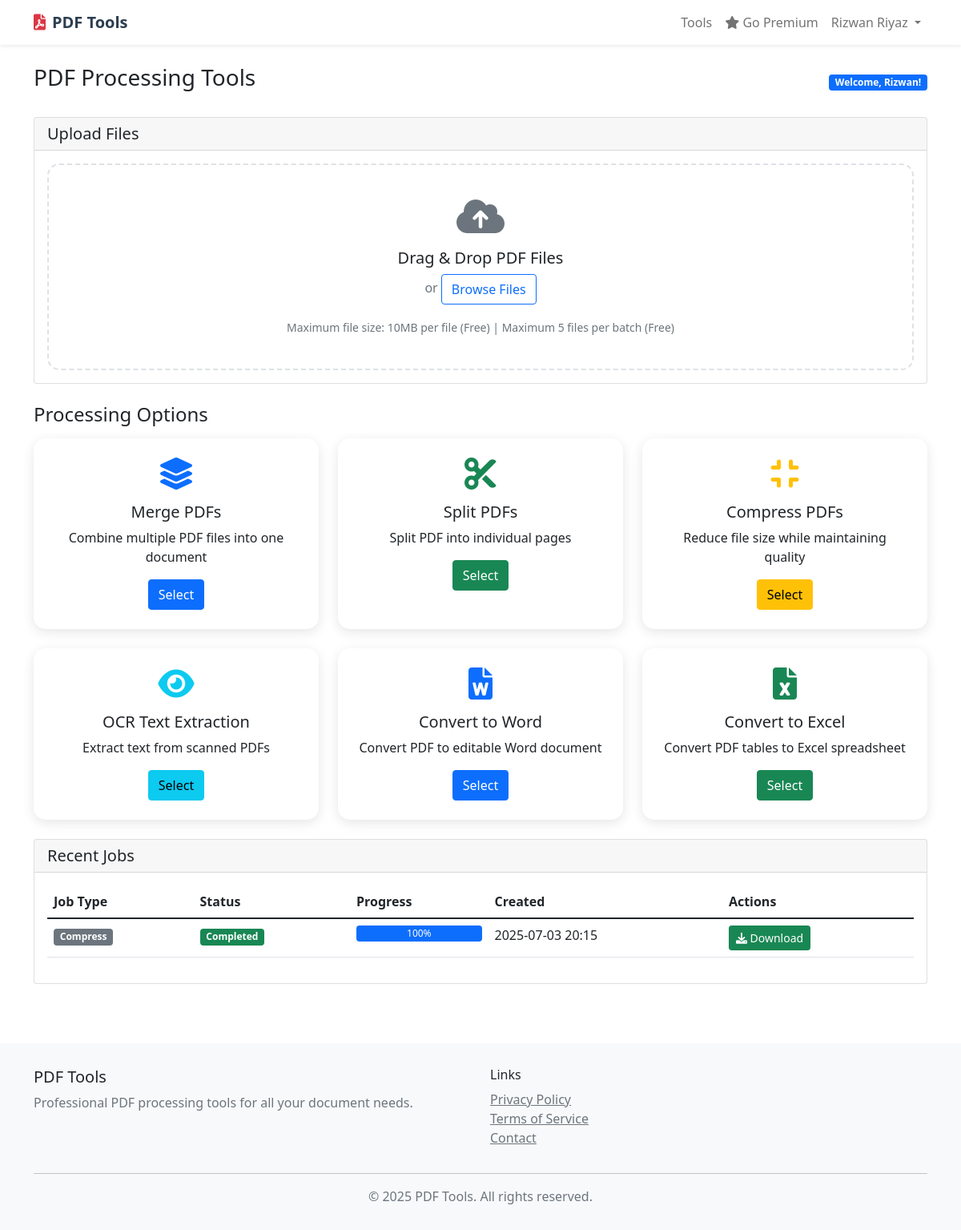
The page /tools (signed in) on the database as committed earlier.
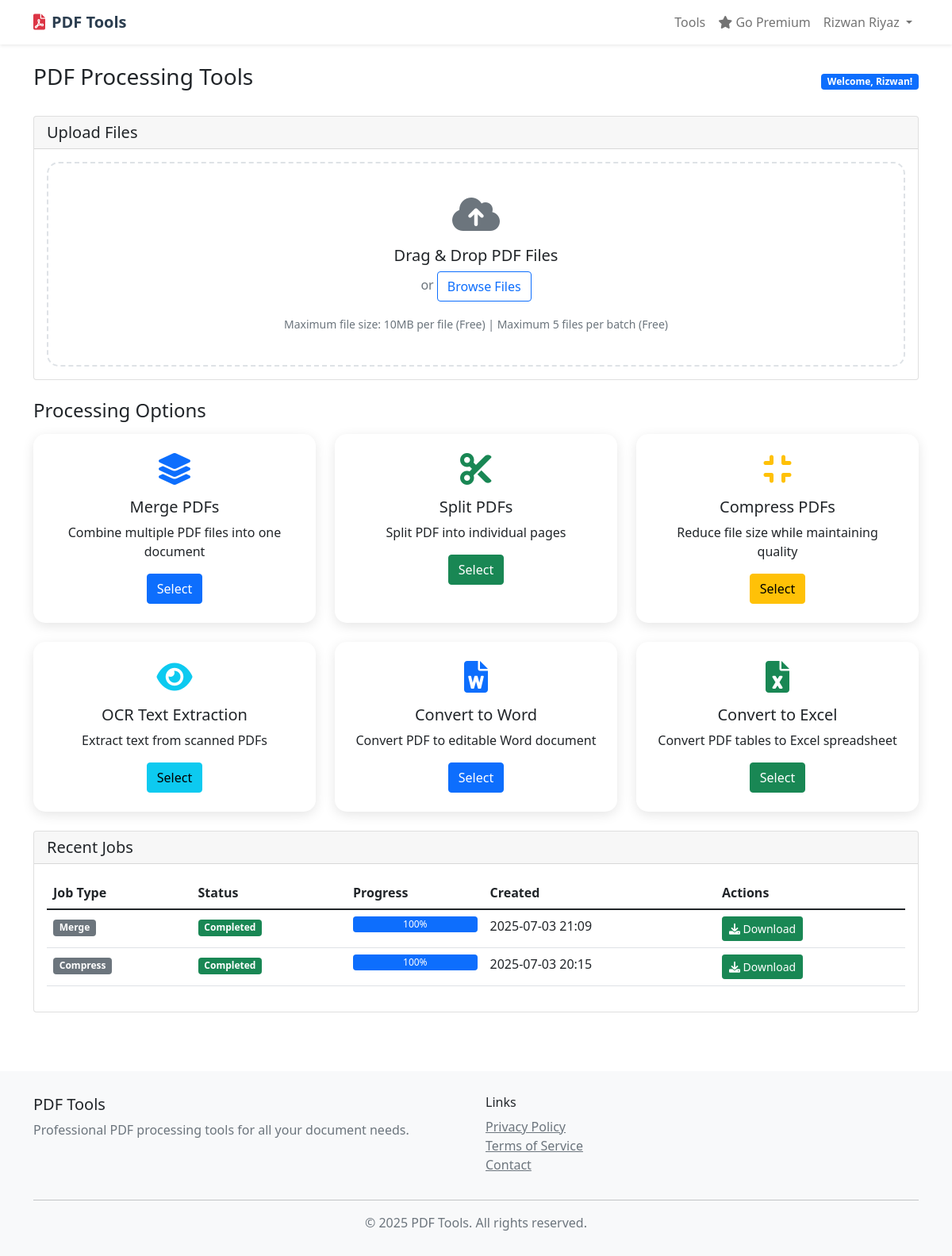
The same page on the database as committed later.
### models.py (models this page shows, shortened)
class User(UserMixin, db.Model):
    __tablename__ = 'users'
    id = db.Column(db.String, primary_key=True)
    email = db.Column(db.String, unique=True, nullable=False)
    first_name = db.Column(db.String, nullable=False)
    last_name = db.Column(db.String, nullable=False)
    password_hash = db.Column(db.String(256), nullable=True)  # For custom auth
    profile_image_url = db.Column(db.String, nullable=True)
    is_premium = db.Column(db.Boolean, default=False)
    created_at = db.Column(db.DateTime, default=datetime.now)
    updated_at = db.Column(db.DateTime, default=datetime.now, onupdate=datetime.now)
    jobs = db.relationship('ProcessingJob', backref='user', lazy=True, cascade='all, delete-orphan')
    def has_active_subscription(self):
        if self.is_premium:
            return True
        for subscription in self.subscriptions:
            if subscription.is_active():
                return True
        return False

class ProcessingJob(db.Model):
    __tablename__ = 'processing_jobs'
    id = db.Column(db.String, primary_key=True)
    user_id = db.Column(db.String, db.ForeignKey('users.id'), nullable=False)
    job_type = db.Column(db.Enum(JobType), nullable=False)
    status = db.Column(db.Enum(JobStatus), default=JobStatus.PENDING)
    input_files = db.Column(Text)  # JSON string of input file paths
    output_files = db.Column(Text)  # JSON string of output file paths
    progress = db.Column(db.Integer, default=0)  # 0-100
    total_files = db.Column(db.Integer, default=0)
    processed_files = db.Column(db.Integer, default=0)
    error_message = db.Column(Text)
    created_at = db.Column(db.DateTime, default=datetime.now)
    started_at = db.Column(db.DateTime)
    completed_at = db.Column(db.DateTime)
    settings = db.Column(Text)  # JSON string for job-specific settings

### routes.py (the view)
@app.route('/tools')
@login_required
def tools():
    user_jobs = ProcessingJob.query.filter_by(user_id=current_user.id).order_by(ProcessingJob.created_at.desc()).limit(10).all()
    return render_template('tools.html', user=current_user, recent_jobs=user_jobs)

### models.py (called while the page is built)
    def is_active(self):
        return (self.status == SubscriptionStatus.ACTIVE and
                (self.expires_at is None or self.expires_at > datetime.now()))

### routes.py (called while the page is built)
@login_manager.user_loader
def load_user(user_id):
    return User.query.get(str(user_id))

@app.before_request
def make_session_permanent():
    session.permanent = True

### templates/tools.html (shortened to what this page needs)
{% extends "base.html" %}
{% block content %}
<div class="container py-4">
    <div class="row">
        <div class="col-12">
            <div class="d-flex justify-content-between align-items-center mb-4">
                <h1 class="h3">PDF Processing Tools</h1>
                <div>
                    <span class="badge bg-primary">Welcome, {{ user.first_name }}!</span>
                </div>
            </div>
        </div>
    </div>
    <div class="row mb-4">
        <div class="col-12">
            <div class="card">
                <div class="card-header">
                    <h5 class="card-title mb-0">Upload Files</h5>
                </div>
                <div class="card-body">
                    <div class="upload-area" id="uploadArea">
                        <i class="fas fa-cloud-upload-alt mb-3" style="font-size: 3rem; color: #6c757d;"></i>
                        <h5>Drag & Drop PDF Files</h5>
                        <p class="text-muted">or <button class="btn btn-outline-primary" onclick="document.getElementById('fileInput').click()">Browse Files</button></p>
                        <div class="mt-3">
                            <small class="text-muted">
                                Maximum file size: 10MB per file (Free) | Maximum 5 files per batch (Free)
                            </small>
                        </div>
                    </div>
                </div>
            </div>
        </div>
    </div>
    <div class="row mb-4">
        <div class="col-12">
            <h4 class="mb-3">Processing Options</h4>
            <div class="row g-4">
                <div class="col-md-6 col-lg-4">
                    <div class="card tool-card h-100">
                        <div class="card-body text-center p-4">
                            <i class="fas fa-layer-group text-primary mb-3" style="font-size: 2.5rem;"></i>
                            <h5 class="card-title">Merge PDFs</h5>
                            <p class="card-text">Combine multiple PDF files into one document</p>
                            <button class="btn btn-primary" onclick="selectTool('merge')">Select</button>
                        </div>
                    </div>
                </div>
                <div class="col-md-6 col-lg-4">
                    <div class="card tool-card h-100">
                        <div class="card-body text-center p-4">
                            <i class="fas fa-cut text-success mb-3" style="font-size: 2.5rem;"></i>
                            <h5 class="card-title">Split PDFs</h5>
                            <p class="card-text">Split PDF into individual pages</p>
                            <button class="btn btn-success" onclick="selectTool('split')">Select</button>
                        </div>
                    </div>
                </div>
                <div class="col-md-6 col-lg-4">
                    <div class="card tool-card h-100">
                        <div class="card-body text-center p-4">
                            <i class="fas fa-compress text-warning mb-3" style="font-size: 2.5rem;"></i>
                            <h5 class="card-title">Compress PDFs</h5>
                            <p class="card-text">Reduce file size while maintaining quality</p>
                            <button class="btn btn-warning" onclick="selectTool('compress')">Select</button>
                        </div>
                    </div>
                </div>
                <div class="col-md-6 col-lg-4">
                    <div class="card tool-card h-100">
                        <div class="card-body text-center p-4">
                            <i class="fas fa-eye text-info mb-3" style="font-size: 2.5rem;"></i>
                            <h5 class="card-title">OCR Text Extraction</h5>
                            <p class="card-text">Extract text from scanned PDFs</p>
                            <button class="btn btn-info" onclick="selectTool('ocr')">Select</button>
                        </div>
                    </div>
                </div>
                <div class="col-md-6 col-lg-4">
                    <div class="card tool-card h-100">
                        <div class="card-body text-center p-4">
                            <i class="fas fa-file-word text-primary mb-3" style="font-size: 2.5rem;"></i>
                            <h5 class="card-title">Convert to Word</h5>
                            <p class="card-text">Convert PDF to editable Word document</p>
                            <button class="btn btn-primary" onclick="selectTool('convert_word')">Select</button>
                        </div>
                    </div>
                </div>
                <div class="col-md-6 col-lg-4">
                    <div class="card tool-card h-100">
                        <div class="card-body text-center p-4">
                            <i class="fas fa-file-excel text-success mb-3" style="font-size: 2.5rem;"></i>
                            <h5 class="card-title">Convert to Excel</h5>
                            <p class="card-text">Convert PDF tables to Excel spreadsheet</p>
                            <button class="btn btn-success" onclick="selectTool('convert_excel')">Select</button>
                        </div>
                    </div>
                </div>
            </div>
        </div>
    </div>
    <div class="row">
        <div class="col-12">
            <div class="card">
                <div class="card-header">
                    <h5 class="card-title mb-0">Recent Jobs</h5>
                </div>
                <div class="card-body">
                    {% if recent_jobs %}
                        <div class="table-responsive">
                            <table class="table table-hover">
                                <thead>
                                    <tr>
                                        <th>Job Type</th>
                                        <th>Status</th>
                                        <th>Progress</th>
                                        <th>Created</th>
                                        <th>Actions</th>
                                    </tr>
                                </thead>
                                <tbody>
                                    {% for job in recent_jobs %}
                                    <tr>
                                        <td>
                                            <span class="badge bg-secondary">{{ job.job_type.value.title() }}</span>
                                        </td>
                                        <td>
                                            {% if job.status.value == 'completed' %}
                                                <span class="badge bg-success">{{ job.status.value.title() }}</span>
                                            {% elif job.status.value == 'failed' %}
                                                <span class="badge bg-danger">{{ job.status.value.title() }}</span>
                                            {% elif job.status.value == 'processing' %}
                                                <span class="badge bg-info">{{ job.status.value.title() }}</span>
                                            {% else %}
                                                <span class="badge bg-warning">{{ job.status.value.title() }}</span>
                                            {% endif %}
                                        </td>
                                        <td>
                                            <div class="progress" style="height: 20px;">
                                                <div class="progress-bar" role="progressbar" style="width: {{ job.progress }}%">
                                                    {{ job.progress }}%
                                                </div>
                                            </div>
                                        </td>
                                        <td>{{ job.created_at.strftime('%Y-%m-%d %H:%M') }}</td>
                                        <td>
                                            {% if job.status.value == 'completed' %}
                                                <a href="{{ url_for('download_job_results', job_id=job.id) }}" class="btn btn-sm btn-success">
                                                    <i class="fas fa-download"></i> Download
                                                </a>
                                            {% elif job.status.value in ['pending', 'processing'] %}
                                                <button class="btn btn-sm btn-warning" onclick="cancelJob('{{ job.id }}')">
                                                    <i class="fas fa-times"></i> Cancel
                                                </button>
                                            {% endif %}
                                        </td>
                                    </tr>
                                    {% endfor %}
                                </tbody>
                            </table>
                        </div>
                    {% else %}
                        <div class="text-center py-4">
                            <i class="fas fa-history text-muted mb-3" style="font-size: 3rem;"></i>
                            <h5>No recent jobs</h5>
                            <p class="text-muted">Upload files and process them to see your job history</p>
                        </div>
                    {% endif %}
                </div>
            </div>
        </div>
    </div>
</div>
{% endblock %}

### templates/base.html (shortened to what this page needs)
<!DOCTYPE html>
<html lang="en">
<head>
    <link href="https://cdn.jsdelivr.net/npm/bootstrap@5.1.3/dist/css/bootstrap.min.css" rel="stylesheet">
    <link href="https://cdnjs.cloudflare.com/ajax/libs/font-awesome/6.0.0/css/all.min.css" rel="stylesheet">
</head>
<body>
    <nav class="navbar navbar-expand-lg navbar-light bg-white shadow-sm">
        <div class="container">
            <a class="navbar-brand" href="{{ url_for('index') }}">
                <i class="fas fa-file-pdf text-danger me-2"></i>PDF Tools
            </a>
            <div class="collapse navbar-collapse" id="navbarNav">
                <ul class="navbar-nav ms-auto">
                    {% if current_user.is_authenticated %}
                        <li class="nav-item">
                            <a class="nav-link" href="{{ url_for('tools') }}">Tools</a>
                        </li>
                        <li class="nav-item">
                            <a class="nav-link" href="{{ url_for('premium') }}">
                                {% if current_user.has_active_subscription() %}
                                    <i class="fas fa-crown text-warning"></i> Premium
                                {% else %}
                                    <i class="fas fa-star"></i> Go Premium
                                {% endif %}
                            </a>
                        </li>
                        <li class="nav-item dropdown">
                            <a class="nav-link dropdown-toggle" href="#" id="navbarDropdown" role="button" data-bs-toggle="dropdown">
                                {{ current_user.first_name }} {{ current_user.last_name }}
                            </a>
                        </li>
                    {% endif %}
                </ul>
            </div>
        </div>
    </nav>
    <main>
        {% block content %}{% endblock %}
    </main>
    <footer class="footer">
        <div class="container">
            <div class="row">
                <div class="col-md-6">
                    <h5>PDF Tools</h5>
                    <p class="text-muted">Professional PDF processing tools for all your document needs.</p>
                </div>
                <div class="col-md-6">
                    <h6>Links</h6>
                    <ul class="list-unstyled">
                        <li><a href="{{ url_for('privacy') }}" class="text-muted">Privacy Policy</a></li>
                        <li><a href="{{ url_for('terms') }}" class="text-muted">Terms of Service</a></li>
                        <li><a href="{{ url_for('contact') }}" class="text-muted">Contact</a></li>
                    </ul>
                </div>
            </div>
            <hr>
            <div class="text-center">
                <p class="text-muted mb-0">&copy; 2025 PDF Tools. All rights reserved.</p>
            </div>
        </div>
    </footer>
</body>
</html>

### templates/base.html (style rules this page uses)
.navbar-brand { font-weight: bold; color: #2c3e50 !important; }
.tool-card { border: none; border-radius: 15px; box-shadow: 0 4px 15px rgba(0, 0, 0, 0.1); transition: all 0.3s ease; }
.upload-area { border: 2px dashed #dee2e6; border-radius: 15px; padding: 40px; text-align: center; transition: all 0.3s ease; }
.footer { background-color: #f8f9fa; padding: 30px 0; margin-top: 50px; }

Rows that differ between the two databases and show on the page:
added ProcessingJob: job_type.value "Merge", status.value "Completed", progress "100", created_at "2025-07-03 21:09"
